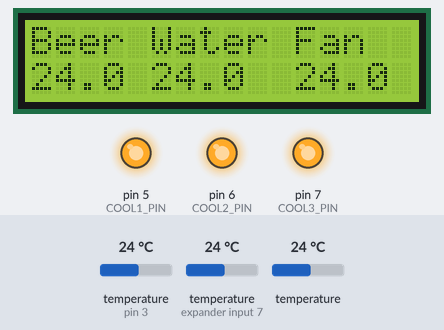
The sketch below on a simulated Arduino Uno, built with avr-gcc and run on an emulated ATmega328P. Shown: 16×2 character LCD, output pins drawn as LEDs (lit = HIGH). The test bench sets the inputs (shaded band); at power-on: temperature (sensors on pin 3, expander input 7) 24 °C, temperature 24 °C. What the sketch prints to the serial monitor is not drawn.

Above: at 12.1 s.
12.2 s: temperature (sensor on pin 3) set to 39.1 °C
At 14.2 s:
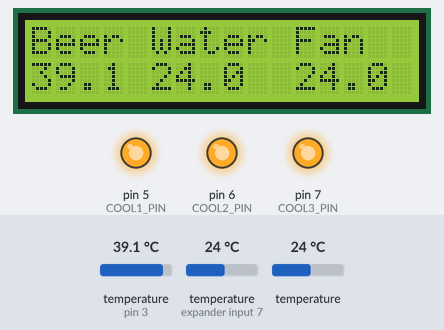
15.0 s: temperature (sensor on pin 3) set to 40.4 °C
At 16.6 s:
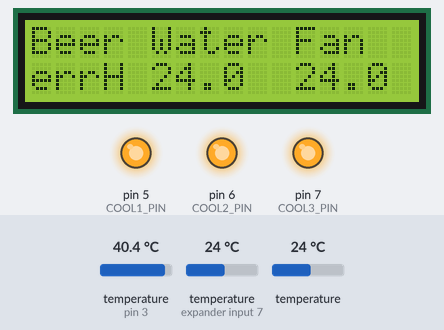
17.7 s: temperature (sensor on expander input 7) set to 29.3 °C
At 20.2 s:
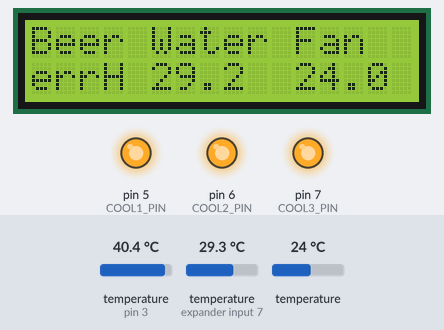
21.1 s: temperature (sensor on expander input 7) set to 30.6 °C
At 22.5 s:
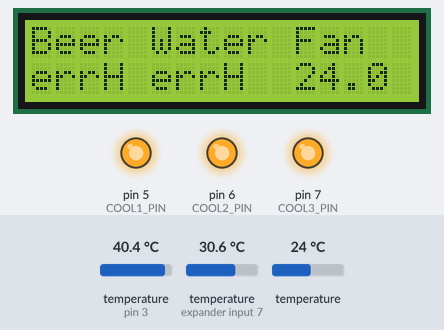
23.8 s: temperature (sensor 203) set to 39.2 °C
At 26.1 s:
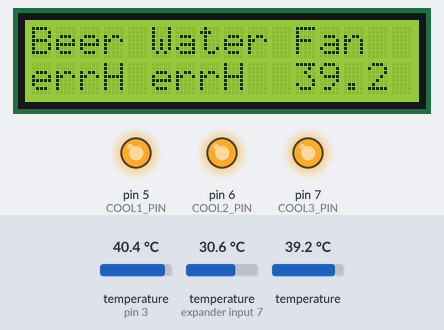
27.1 s: temperature (sensor 203) set to 40.6 °C
At 28.5 s:
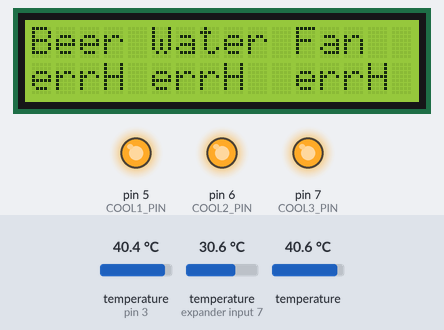
Timing chart, 0 to 30.1 s (numbered marks = the images above; inputs shaded):
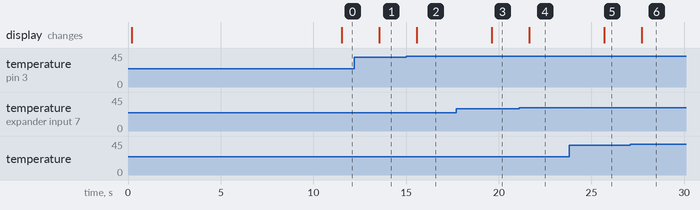

Measured:
- the behaviour switches between 39.9 and 40 °C on temperature (sensor on pin 3) (found by bisection; images 1 and 2)
- the behaviour switches between 29.9 and 30 °C on temperature (sensor on expander input 7) (found by bisection; images 3 and 4)
- the behaviour switches between 39.9 and 40 °C on temperature (sensor 203) (found by bisection; images 5 and 6)
- after the input at 12.2 s, the display: changes after 1.4 s (image 1)
- after the input at 15.0 s, the display: changes after 0.58 s (image 2)
- after the input at 17.7 s, the display: changes after 1.9 s (image 3)
- after the input at 21.1 s, the display: changes after 0.55 s (image 4)
- after the input at 23.8 s, the display: changes after 1.9 s (image 5)
- after the input at 27.1 s, the display: changes after 0.62 s (image 6)

The sketch:

BeerCooler_v0_4.ino
```cpp
/*
 *
 * 1. Greeting: "AMETA Beeer Cooler"
 *
 * 2. "Cooling" - blinking (T > 5°C)
 *
 * 3. "Ready to draw beer!" (T = 5°C to T = 6°C)
 *
 *
 *
 * ROM = 28 FF 26 4F A8 15 1 C8
 * ROM = 28 57 91 B7 11 20 6 25  *
 * ROM = 28 FE 1D 34 15 20 6 CA
 */

#include <Wire.h>
#include <OneWire.h>
#include <LiquidCrystal_PCF8574.h>
#include "DallasTemperature.h"

#define SENS_PIN 3
#define COOL1_PIN 5
#define COOL2_PIN 6
#define COOL3_PIN 7

#define INTERVAL 900000

OneWire oneWire(SENS_PIN);
DallasTemperature sensors(&oneWire);
DeviceAddress sensor1 = { 0x28, 0xFF, 0x26, 0x4F, 0xA8, 0x15, 0x1, 0xC8 };   // beer
DeviceAddress sensor2 = { 0x28, 0x57, 0x91, 0xB7, 0x11, 0x20, 0x6, 0x25 };   // water
DeviceAddress sensor3 = { 0x28, 0xFE, 0x1D, 0x34, 0x15, 0x20, 0x6, 0xCA };   // fan

LiquidCrystal_PCF8574 lcd(0x3f);        // Set the LCD I2C address

float temp1 = 99.0, temp2 =99.0, temp3 = 90.0;
float testTemp(10);

bool cooler1(0), cooler2(0), cooler3(0);
bool C1_ToBeChanged(0), C2_ToBeChanged(0), C3_ToBeChanged(0);
unsigned long C1_changeTime(0), C2_changeTime(0), C3_changeTime(0);

void greeting(const LiquidCrystal_PCF8574 &scr);
void screensaver(const LiquidCrystal_PCF8574 &scr);

void setup()
{
  Serial.begin(9600);

  sensors.begin();
  sensors.setResolution(12);

  lcd.begin(16, 2);               // initialize the lcd
  lcd.setBacklight(1);

  Serial.println("Temp1  Temp2  Temp3");

  pinMode( COOL1_PIN, OUTPUT);
  pinMode( COOL2_PIN, OUTPUT);
  pinMode( COOL3_PIN, OUTPUT);

  digitalWrite( COOL1_PIN, HIGH);
  digitalWrite( COOL2_PIN, HIGH);
  digitalWrite( COOL3_PIN, HIGH);

  C1_changeTime = C2_changeTime = C3_changeTime = millis();


  greeting(lcd);
  delay(10000);

}


void loop()
{
  sensors.requestTemperatures(); // Send the command to get temperatures

  temp1 = sensors.getTempC(sensor1);    // Temp after heat exchange
  temp2 = sensors.getTempC(sensor2);    // Temp at output of the cistern (before cooler)
  temp3 = sensors.getTempC(sensor3);    // Temp on the air radiator (alarm condition)


  // readData(); temp1 = testTemp;

  if ( cooler1 && temp1 < 5 ) {                     // The outer elements should be switched off
    if ( millis() - C1_changeTime > INTERVAL ){
      digitalWrite( COOL1_PIN, LOW);
      digitalWrite( COOL3_PIN, LOW);
      cooler1 = false;
      cooler3 = false;
      C1_changeTime = millis();
      C3_changeTime = millis();
    }
  }

  if ( !cooler1 && temp1 >= 5 ) {                     // The outer elements should be switched off
    if ( millis() - C1_changeTime > INTERVAL ){
      digitalWrite( COOL1_PIN, HIGH);
      digitalWrite( COOL3_PIN, HIGH);
      cooler1 = true;
      cooler3 = true;
      C1_changeTime = millis();
      C3_changeTime = millis();
    }
  }

  if ( cooler2 && temp1 < 3 ) {                   // The middle element should be switched off
    if ( millis() - C2_changeTime > INTERVAL ){
        digitalWrite( COOL2_PIN, LOW);
        cooler2 = false;
        C2_changeTime = millis();
      }
  } else if ( !cooler2 && temp1 >= 3 ) {
    if ( millis() - C2_changeTime > INTERVAL ){
        digitalWrite( COOL2_PIN, HIGH);
        cooler2 = true;

        Serial.println (millis() - C2_changeTime);
        C2_changeTime = millis();
      }
  }


  Serial.print(temp1);
  Serial.print(",");
  Serial.print(temp2);
  Serial.print(",");
  Serial.println(temp3);

   /***** LCD part *****/

   // greeting(lcd);

   // for ( uint8_t i = 0; i < 3; i++) alarm(lcd);

   delay(200);

   lcd_data(lcd, temp1, temp2, temp3);
}

void greeting(const LiquidCrystal_PCF8574 &scr)
{ //локального объекта Person не создаётся
  scr.setBacklight(0);
  delay(100);
  scr.setBacklight(1);

  scr.clear();
  scr.print("      AMETA ");
  scr.setCursor ( 0, 1 );        // go to the next line
  scr.print ("   Beer cooler   ");
  delay ( 300 );
}

void alarm(const LiquidCrystal_PCF8574 &scr)
{
  scr.setBacklight(1);

  scr.clear();
  scr.print("      ALARM !!! ");
  scr.setCursor ( 0, 1 );        // go to the next line
  scr.print ("   Overheating !!!   ");

  delay ( 500 );
  scr.setBacklight(0);
  delay ( 500 );

  scr.setBacklight(1);
}

void readData() {

    String Inp = "";

    Inp = Serial.readString();
    if ( Inp.length() > 0 && Inp.toFloat() ) testTemp = Inp.toFloat(); // If there is an input AND this input contains meaningful number
}

void lcd_data(const LiquidCrystal_PCF8574 &scr, float t1, float t2, float t3)
{
   lcd.clear();
   lcd.setCursor (0, 0);
   lcd.print("Beer Water Fan");
   lcd.setCursor (0, 1);

   if (t1 > 1 && t1 < 40) {
    if (t1 < 10 && t1 >=1 ) lcd.print(" ");
    lcd.print (t1, 1);  lcd.print (" ");}
   else if( t1 <= 1 && t1 > -127 ){                      // Beer temperature under 1 degree!
    lcd.print("errL"); lcd.print (" ");
    // alarm beer low temp!!!
    }
   else if( t1 >= 40 ){
    lcd.print("errH"); lcd.print (" ");    // Beer temperature over 40 degree!
    // alarm beer high temp!!!
    }
   else {                                    // Beer temperature sensor out of order! (-127)
      lcd.print("Sens"); lcd.print (" ");
      // alarm water sensor!!!
    }

   if (t2 > 0 && t2 < 30) {
      if (t2 < 10) lcd.print(" ");
      lcd.print (t2, 1);  lcd.print ("  "); }
   else if(t2 >= 30) {                        // Water temperature over 30 degree!
    lcd.print("errH"); lcd.print ("  ");
    // alarm water high temp!!
    }
    else {                                    // Water temperature sensor out of order! (temp. under zero)
    lcd.print("Sens"); lcd.print ("  ");
    // alarm water sensor!!!
    }

   if (t3 > -10 && t3 < 40) {
      lcd.print (t3, 1);  lcd.print ("  "); }
   else if(t3 >= 40) {                        // Cooling elements overheating
    lcd.print("errH"); lcd.print ("  ");
    // alarm air!
    }
    else if(t3 <= -10 && t3 > -127) {         // Cooling air under -10 degrees (???)
    lcd.print("errL"); lcd.print ("  ");
    // alarm air!
    }
    else {                                    // Cooling air sensor out of order! (-127)
    lcd.print("Sens"); lcd.print ("  ");
    // alarm water sensor!!!
    }

   delay(1000);
}
```
